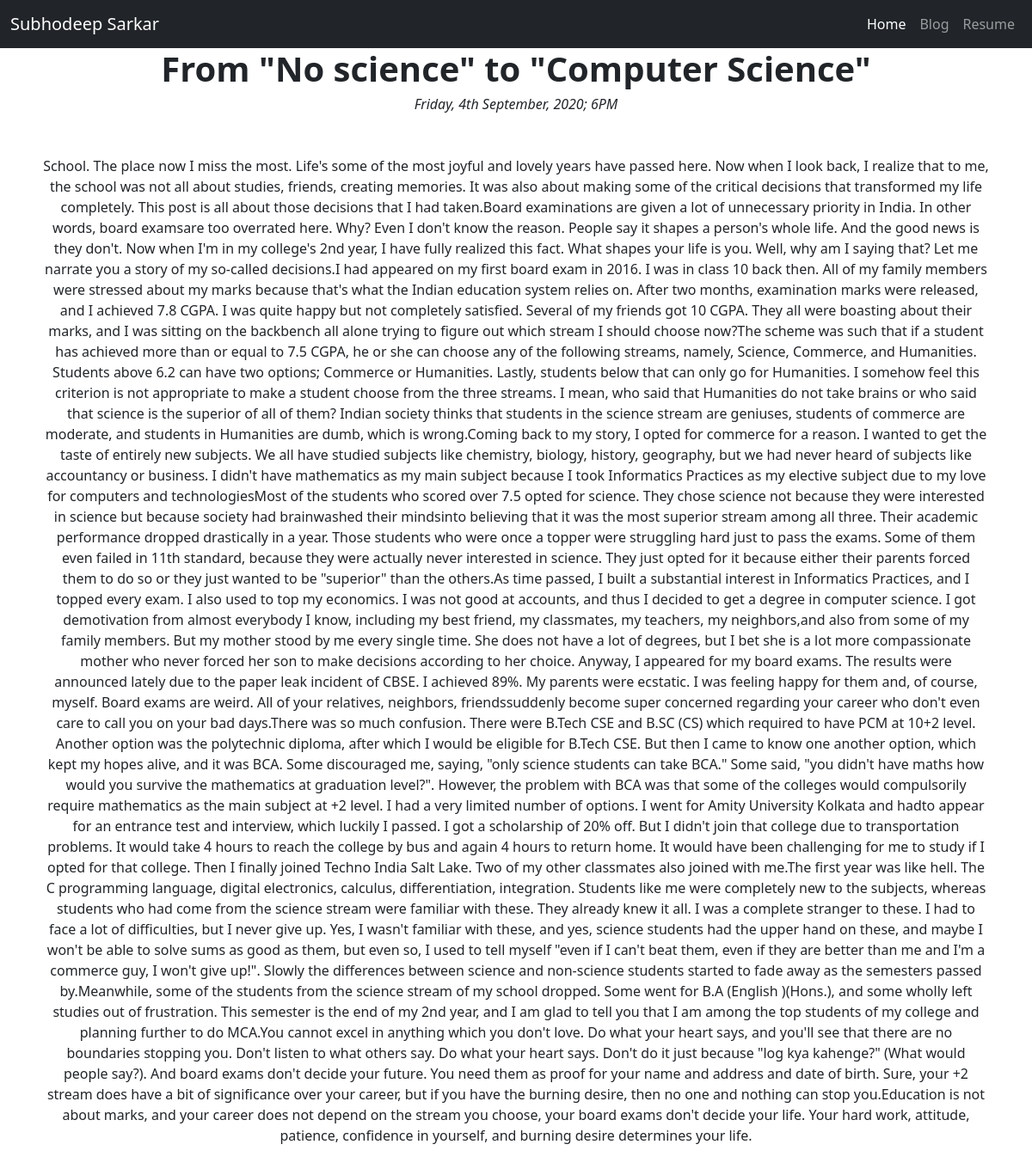
Page /blog/3/ on the committed database.
### blog/models.py (models this page shows, shortened)
class blog(models.Model):
    title = models.CharField(max_length=100)
    date = models.DateTimeField()
    description = models.TextField()

### blog/views.py (the view)
# urls.py: path('<int:blog_id>/',views.detail,name="detail") #<int:blog_id> means we enter a 'int' object which is reffered as 'blog_id'
def detail(request,blog_id):
    blog_obj = get_object_or_404(blog,pk=blog_id)
    return render(request,'blog/detail.html',{'blog':blog_obj})

### blog/templates/blog/detail.html (shortened to what this page needs)
{% extends 'project/base.html' %}
{% block code %}
<h1><b>{{ blog.title }}</b></h1>
<h6><i>{{ blog.date | date:'l, jS F, Y; fA' }}</i></h6>
<p style="margin: 50px 50px">{{ blog.description | safe  }}</p>
{% endblock %}

### blog/templates/blog/detail.html (style rules this page uses)
* { text-align:center; }

### rows in the picture
blog: title "From \"No science\" to \"Computer Science\"", date "Friday, 4th September, 2020; 6PM", description "School. The place now I miss the most. Life's some of the most joyful and lovely years have passed here. Now when I look back, I realize that to me, the school was not all about studies, friends, creating memories. It was also about making some of the critical decisions that transformed my life completely. This post is all about those decisions that I had taken.Board examinations are given a lot of unnecessary priority in India. In other words, board examsare too overrated here. Why? Even I don't know the reason. People say it shapes a person's whole life. And the good news is they don't. Now when I'm in my college's 2nd year, I have fully realized this fact. What shapes your life is you.…"
